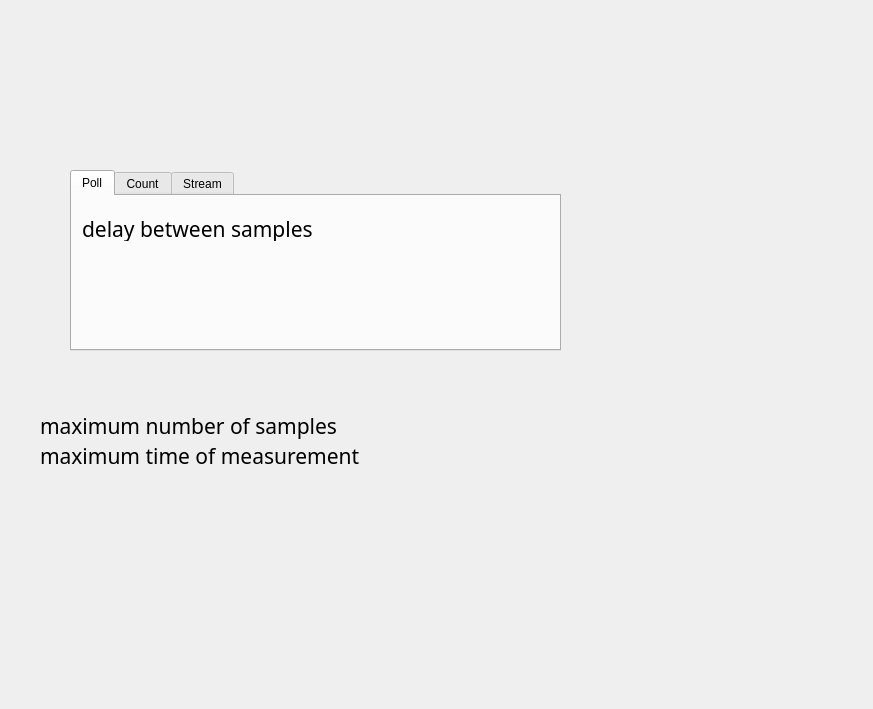
<?xml version="1.0" encoding="UTF-8"?>
<ui version="4.0">
 <class>Form</class>
 <widget class="QWidget" name="Form">
  <property name="geometry">
   <rect>
    <x>0</x>
    <y>0</y>
    <width>873</width>
    <height>709</height>
   </rect>
  </property>
  <property name="windowTitle">
   <string>Form</string>
  </property>
  <widget class="QTabWidget" name="tabWidget">
   <property name="geometry">
    <rect>
     <x>70</x>
     <y>170</y>
     <width>491</width>
     <height>181</height>
    </rect>
   </property>
   <property name="currentIndex">
    <number>0</number>
   </property>
   <widget class="QWidget" name="tabPoll">
    <attribute name="title">
     <string>Poll</string>
    </attribute>
    <widget class="QSplitter" name="splitter">
     <property name="geometry">
      <rect>
       <x>10</x>
       <y>20</y>
       <width>346</width>
       <height>25</height>
      </rect>
     </property>
     <property name="orientation">
      <enum>Qt::Horizontal</enum>
     </property>
     <widget class="QLabel" name="label">
      <property name="font">
       <font>
        <family>aakar</family>
        <pointsize>16</pointsize>
       </font>
      </property>
      <property name="text">
       <string>delay between samples</string>
      </property>
     </widget>
    </widget>
   </widget>
   <widget class="QWidget" name="tabCount">
    <attribute name="title">
     <string>Count</string>
    </attribute>
    <widget class="QLabel" name="label_4">
     <property name="geometry">
      <rect>
       <x>20</x>
       <y>20</y>
       <width>181</width>
       <height>31</height>
      </rect>
     </property>
     <property name="font">
      <font>
       <family>aakar</family>
       <pointsize>16</pointsize>
      </font>
     </property>
     <property name="text">
      <string>interval for counting</string>
     </property>
    </widget>
   </widget>
   <widget class="QWidget" name="tabStream">
    <attribute name="title">
     <string>Stream</string>
    </attribute>
    <widget class="QLabel" name="label_5">
     <property name="geometry">
      <rect>
       <x>20</x>
       <y>20</y>
       <width>261</width>
       <height>31</height>
      </rect>
     </property>
     <property name="font">
      <font>
       <family>aakar</family>
       <pointsize>16</pointsize>
      </font>
     </property>
     <property name="text">
      <string>samples per second</string>
     </property>
    </widget>
   </widget>
  </widget>
  <widget class="QLabel" name="label_2">
   <property name="geometry">
    <rect>
     <x>40</x>
     <y>410</y>
     <width>321</width>
     <height>31</height>
    </rect>
   </property>
   <property name="font">
    <font>
     <family>aakar</family>
     <pointsize>16</pointsize>
    </font>
   </property>
   <property name="text">
    <string>maximum number of samples</string>
   </property>
  </widget>
  <widget class="QLabel" name="label_3">
   <property name="geometry">
    <rect>
     <x>40</x>
     <y>440</y>
     <width>321</width>
     <height>31</height>
    </rect>
   </property>
   <property name="font">
    <font>
     <family>aakar</family>
     <pointsize>16</pointsize>
    </font>
   </property>
   <property name="text">
    <string>maximum time of measurement</string>
   </property>
  </widget>
 </widget>
 <resources/>
 <connections/>
</ui>
